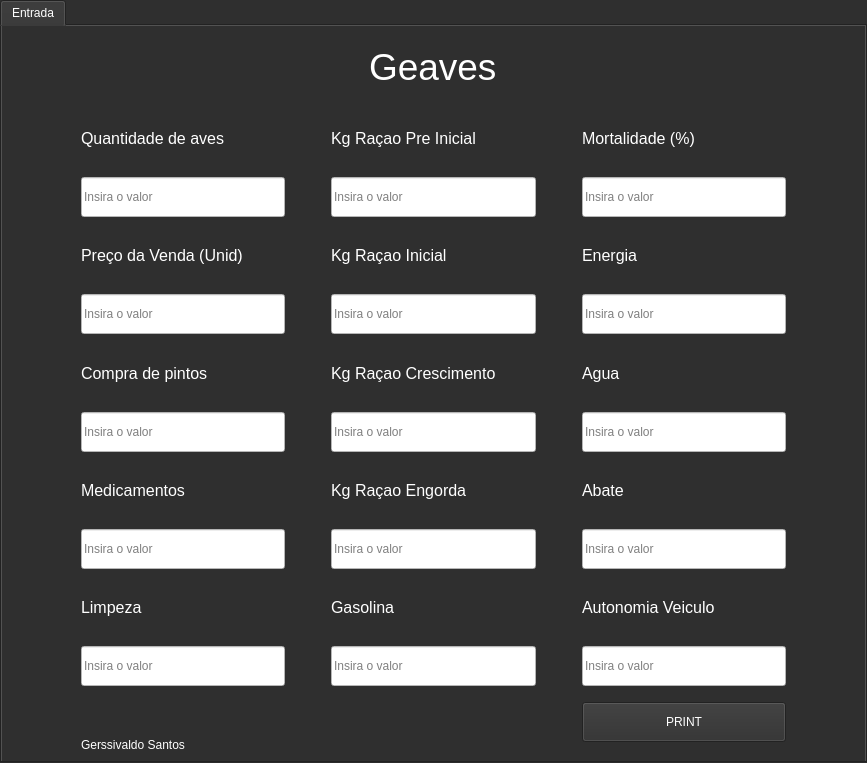
<?xml version="1.0" encoding="UTF-8"?>
<ui version="4.0">
 <class>TabWidget</class>
 <widget class="QTabWidget" name="TabWidget">
  <property name="geometry">
   <rect>
    <x>0</x>
    <y>0</y>
    <width>867</width>
    <height>763</height>
   </rect>
  </property>
  <property name="windowTitle">
   <string>TabWidget</string>
  </property>
  <property name="styleSheet">
   <string notr="true">background-color: rgb(47, 47, 47);
color: rgb(255, 255, 255);</string>
  </property>
  <property name="currentIndex">
   <number>0</number>
  </property>
  <widget class="QWidget" name="main">
   <attribute name="title">
    <string>Entrada</string>
   </attribute>
   <layout class="QGridLayout" name="gridLayout">
    <item row="3" column="6">
     <spacer name="horizontalSpacer_4">
      <property name="orientation">
       <enum>Qt::Horizontal</enum>
      </property>
      <property name="sizeType">
       <enum>QSizePolicy::Preferred</enum>
      </property>
      <property name="sizeHint" stdset="0">
       <size>
        <width>70</width>
        <height>20</height>
       </size>
      </property>
     </spacer>
    </item>
    <item row="11" column="1">
     <widget class="QLineEdit" name="cleaning">
      <property name="minimumSize">
       <size>
        <width>0</width>
        <height>40</height>
       </size>
      </property>
      <property name="styleSheet">
       <string notr="true">color: rgb(0, 0, 0);
background-color: rgb(255, 255, 255);</string>
      </property>
      <property name="placeholderText">
       <string>Insira o valor</string>
      </property>
     </widget>
    </item>
    <item row="5" column="5">
     <widget class="QLineEdit" name="energy">
      <property name="minimumSize">
       <size>
        <width>0</width>
        <height>40</height>
       </size>
      </property>
      <property name="styleSheet">
       <string notr="true">color: rgb(0, 0, 0);
background-color: rgb(255, 255, 255);</string>
      </property>
      <property name="placeholderText">
       <string>Insira o valor</string>
      </property>
     </widget>
    </item>
    <item row="6" column="5">
     <widget class="QLabel" name="label_15">
      <property name="font">
       <font>
        <pointsize>12</pointsize>
       </font>
      </property>
      <property name="styleSheet">
       <string notr="true">color: rgb(255, 255, 255);</string>
      </property>
      <property name="text">
       <string>Agua</string>
      </property>
     </widget>
    </item>
    <item row="4" column="3">
     <widget class="QLabel" name="label_8">
      <property name="font">
       <font>
        <pointsize>12</pointsize>
       </font>
      </property>
      <property name="styleSheet">
       <string notr="true">color: rgb(255, 255, 255);</string>
      </property>
      <property name="text">
       <string>Kg Raçao Inicial</string>
      </property>
     </widget>
    </item>
    <item row="7" column="1">
     <widget class="QLineEdit" name="buy_price">
      <property name="minimumSize">
       <size>
        <width>0</width>
        <height>40</height>
       </size>
      </property>
      <property name="styleSheet">
       <string notr="true">color: rgb(0, 0, 0);
background-color: rgb(255, 255, 255);</string>
      </property>
      <property name="placeholderText">
       <string>Insira o valor</string>
      </property>
     </widget>
    </item>
    <item row="5" column="0">
     <spacer name="horizontalSpacer_2">
      <property name="orientation">
       <enum>Qt::Horizontal</enum>
      </property>
      <property name="sizeType">
       <enum>QSizePolicy::Preferred</enum>
      </property>
      <property name="sizeHint" stdset="0">
       <size>
        <width>70</width>
        <height>40</height>
       </size>
      </property>
     </spacer>
    </item>
    <item row="10" column="1">
     <widget class="QLabel" name="label_7">
      <property name="font">
       <font>
        <pointsize>12</pointsize>
       </font>
      </property>
      <property name="styleSheet">
       <string notr="true">color: rgb(255, 255, 255);</string>
      </property>
      <property name="text">
       <string>Limpeza</string>
      </property>
     </widget>
    </item>
    <item row="10" column="5">
     <widget class="QLabel" name="label_17">
      <property name="font">
       <font>
        <pointsize>12</pointsize>
       </font>
      </property>
      <property name="styleSheet">
       <string notr="true">color: rgb(255, 255, 255);</string>
      </property>
      <property name="text">
       <string>Autonomia Veiculo</string>
      </property>
     </widget>
    </item>
    <item row="11" column="5">
     <widget class="QLineEdit" name="autonomy">
      <property name="minimumSize">
       <size>
        <width>0</width>
        <height>40</height>
       </size>
      </property>
      <property name="styleSheet">
       <string notr="true">color: rgb(0, 0, 0);
background-color: rgb(255, 255, 255);</string>
      </property>
      <property name="placeholderText">
       <string>Insira o valor</string>
      </property>
     </widget>
    </item>
    <item row="6" column="3">
     <widget class="QLabel" name="label_10">
      <property name="font">
       <font>
        <pointsize>12</pointsize>
       </font>
      </property>
      <property name="styleSheet">
       <string notr="true">color: rgb(255, 255, 255);</string>
      </property>
      <property name="text">
       <string>Kg Raçao Crescimento</string>
      </property>
     </widget>
    </item>
    <item row="12" column="1" alignment="Qt::AlignBottom">
     <widget class="QLabel" name="label_9">
      <property name="styleSheet">
       <string notr="true">color: rgb(255, 255, 255);</string>
      </property>
      <property name="text">
       <string>Gerssivaldo Santos</string>
      </property>
     </widget>
    </item>
    <item row="8" column="5">
     <widget class="QLabel" name="label_16">
      <property name="font">
       <font>
        <pointsize>12</pointsize>
       </font>
      </property>
      <property name="styleSheet">
       <string notr="true">color: rgb(255, 255, 255);</string>
      </property>
      <property name="text">
       <string>Abate</string>
      </property>
     </widget>
    </item>
    <item row="5" column="1">
     <widget class="QLineEdit" name="sell_price">
      <property name="minimumSize">
       <size>
        <width>0</width>
        <height>40</height>
       </size>
      </property>
      <property name="styleSheet">
       <string notr="true">color: rgb(0, 0, 0);
background-color: rgb(255, 255, 255);</string>
      </property>
      <property name="placeholderText">
       <string>Insira o valor</string>
      </property>
     </widget>
    </item>
    <item row="8" column="1">
     <widget class="QLabel" name="label_6">
      <property name="font">
       <font>
        <pointsize>12</pointsize>
       </font>
      </property>
      <property name="styleSheet">
       <string notr="true">color: rgb(255, 255, 255);</string>
      </property>
      <property name="text">
       <string>Medicamentos</string>
      </property>
     </widget>
    </item>
    <item row="2" column="5">
     <widget class="QLabel" name="label_13">
      <property name="font">
       <font>
        <pointsize>12</pointsize>
       </font>
      </property>
      <property name="styleSheet">
       <string notr="true">color: rgb(255, 255, 255);</string>
      </property>
      <property name="text">
       <string>Mortalidade (%)</string>
      </property>
     </widget>
    </item>
    <item row="10" column="3">
     <widget class="QLabel" name="label_12">
      <property name="font">
       <font>
        <pointsize>12</pointsize>
       </font>
      </property>
      <property name="styleSheet">
       <string notr="true">color: rgb(255, 255, 255);</string>
      </property>
      <property name="text">
       <string>Gasolina</string>
      </property>
     </widget>
    </item>
    <item row="8" column="3">
     <widget class="QLabel" name="label_11">
      <property name="font">
       <font>
        <pointsize>12</pointsize>
       </font>
      </property>
      <property name="styleSheet">
       <string notr="true">color: rgb(255, 255, 255);</string>
      </property>
      <property name="text">
       <string>Kg Raçao Engorda</string>
      </property>
     </widget>
    </item>
    <item row="11" column="3">
     <widget class="QLineEdit" name="price_fuel">
      <property name="minimumSize">
       <size>
        <width>0</width>
        <height>40</height>
       </size>
      </property>
      <property name="styleSheet">
       <string notr="true">color: rgb(0, 0, 0);
background-color: rgb(255, 255, 255);</string>
      </property>
      <property name="placeholderText">
       <string>Insira o valor</string>
      </property>
     </widget>
    </item>
    <item row="3" column="3">
     <widget class="QLineEdit" name="price_kg_before_initial">
      <property name="minimumSize">
       <size>
        <width>0</width>
        <height>40</height>
       </size>
      </property>
      <property name="styleSheet">
       <string notr="true">color: rgb(0, 0, 0);
background-color: rgb(255, 255, 255);</string>
      </property>
      <property name="placeholderText">
       <string>Insira o valor</string>
      </property>
     </widget>
    </item>
    <item row="3" column="1">
     <widget class="QLineEdit" name="amount_chicken">
      <property name="minimumSize">
       <size>
        <width>0</width>
        <height>40</height>
       </size>
      </property>
      <property name="autoFillBackground">
       <bool>false</bool>
      </property>
      <property name="styleSheet">
       <string notr="true">color: rgb(0, 0, 0);
background-color: rgb(255, 255, 255);</string>
      </property>
      <property name="placeholderText">
       <string>Insira o valor</string>
      </property>
     </widget>
    </item>
    <item row="3" column="4">
     <spacer name="horizontalSpacer_3">
      <property name="orientation">
       <enum>Qt::Horizontal</enum>
      </property>
      <property name="sizeType">
       <enum>QSizePolicy::Preferred</enum>
      </property>
      <property name="sizeHint" stdset="0">
       <size>
        <width>40</width>
        <height>20</height>
       </size>
      </property>
     </spacer>
    </item>
    <item row="2" column="3">
     <widget class="QLabel" name="label_2">
      <property name="font">
       <font>
        <pointsize>12</pointsize>
       </font>
      </property>
      <property name="styleSheet">
       <string notr="true">color: rgb(255, 255, 255);</string>
      </property>
      <property name="text">
       <string>Kg Raçao Pre Inicial</string>
      </property>
     </widget>
    </item>
    <item row="9" column="1">
     <widget class="QLineEdit" name="remedy">
      <property name="minimumSize">
       <size>
        <width>0</width>
        <height>40</height>
       </size>
      </property>
      <property name="styleSheet">
       <string notr="true">color: rgb(0, 0, 0);
background-color: rgb(255, 255, 255);</string>
      </property>
      <property name="placeholderText">
       <string>Insira o valor</string>
      </property>
     </widget>
    </item>
    <item row="3" column="5">
     <widget class="QLineEdit" name="mortality">
      <property name="minimumSize">
       <size>
        <width>0</width>
        <height>40</height>
       </size>
      </property>
      <property name="styleSheet">
       <string notr="true">color: rgb(0, 0, 0);
background-color: rgb(255, 255, 255);</string>
      </property>
      <property name="placeholderText">
       <string>Insira o valor</string>
      </property>
     </widget>
    </item>
    <item row="9" column="3">
     <widget class="QLineEdit" name="price_kg_fattening">
      <property name="minimumSize">
       <size>
        <width>0</width>
        <height>40</height>
       </size>
      </property>
      <property name="styleSheet">
       <string notr="true">color: rgb(0, 0, 0);
background-color: rgb(255, 255, 255);</string>
      </property>
      <property name="placeholderText">
       <string>Insira o valor</string>
      </property>
     </widget>
    </item>
    <item row="9" column="5">
     <widget class="QLineEdit" name="slaughter">
      <property name="minimumSize">
       <size>
        <width>0</width>
        <height>40</height>
       </size>
      </property>
      <property name="styleSheet">
       <string notr="true">color: rgb(0, 0, 0);
background-color: rgb(255, 255, 255);</string>
      </property>
      <property name="placeholderText">
       <string>Insira o valor</string>
      </property>
     </widget>
    </item>
    <item row="5" column="3">
     <widget class="QLineEdit" name="price_kg_initial">
      <property name="minimumSize">
       <size>
        <width>0</width>
        <height>40</height>
       </size>
      </property>
      <property name="styleSheet">
       <string notr="true">color: rgb(0, 0, 0);
background-color: rgb(255, 255, 255);</string>
      </property>
      <property name="placeholderText">
       <string>Insira o valor</string>
      </property>
     </widget>
    </item>
    <item row="5" column="2">
     <spacer name="horizontalSpacer">
      <property name="orientation">
       <enum>Qt::Horizontal</enum>
      </property>
      <property name="sizeType">
       <enum>QSizePolicy::Preferred</enum>
      </property>
      <property name="sizeHint" stdset="0">
       <size>
        <width>40</width>
        <height>20</height>
       </size>
      </property>
     </spacer>
    </item>
    <item row="7" column="3">
     <widget class="QLineEdit" name="price_kg_growth">
      <property name="minimumSize">
       <size>
        <width>0</width>
        <height>40</height>
       </size>
      </property>
      <property name="styleSheet">
       <string notr="true">color: rgb(0, 0, 0);
background-color: rgb(255, 255, 255);</string>
      </property>
      <property name="placeholderText">
       <string>Insira o valor</string>
      </property>
     </widget>
    </item>
    <item row="7" column="5">
     <widget class="QLineEdit" name="water">
      <property name="minimumSize">
       <size>
        <width>0</width>
        <height>40</height>
       </size>
      </property>
      <property name="styleSheet">
       <string notr="true">color: rgb(0, 0, 0);
background-color: rgb(255, 255, 255);</string>
      </property>
      <property name="placeholderText">
       <string>Insira o valor</string>
      </property>
     </widget>
    </item>
    <item row="2" column="1">
     <widget class="QLabel" name="label_3">
      <property name="font">
       <font>
        <pointsize>12</pointsize>
       </font>
      </property>
      <property name="styleSheet">
       <string notr="true">color: rgb(255, 255, 255);</string>
      </property>
      <property name="text">
       <string>Quantidade de aves</string>
      </property>
     </widget>
    </item>
    <item row="6" column="1">
     <widget class="QLabel" name="label_5">
      <property name="font">
       <font>
        <pointsize>12</pointsize>
       </font>
      </property>
      <property name="styleSheet">
       <string notr="true">color: rgb(255, 255, 255);</string>
      </property>
      <property name="text">
       <string>Compra de pintos</string>
      </property>
     </widget>
    </item>
    <item row="0" column="3" alignment="Qt::AlignHCenter|Qt::AlignVCenter">
     <widget class="QLabel" name="label">
      <property name="font">
       <font>
        <pointsize>28</pointsize>
       </font>
      </property>
      <property name="styleSheet">
       <string notr="true">color: rgb(255, 255, 255);</string>
      </property>
      <property name="text">
       <string>Geaves</string>
      </property>
     </widget>
    </item>
    <item row="4" column="5">
     <widget class="QLabel" name="label_14">
      <property name="font">
       <font>
        <pointsize>12</pointsize>
       </font>
      </property>
      <property name="styleSheet">
       <string notr="true">color: rgb(255, 255, 255);</string>
      </property>
      <property name="text">
       <string>Energia</string>
      </property>
     </widget>
    </item>
    <item row="4" column="1">
     <widget class="QLabel" name="label_4">
      <property name="font">
       <font>
        <pointsize>12</pointsize>
       </font>
      </property>
      <property name="styleSheet">
       <string notr="true">color: rgb(255, 255, 255);</string>
      </property>
      <property name="text">
       <string>Preço da Venda (Unid)</string>
      </property>
     </widget>
    </item>
    <item row="12" column="5">
     <widget class="QPushButton" name="print_input">
      <property name="minimumSize">
       <size>
        <width>0</width>
        <height>40</height>
       </size>
      </property>
      <property name="maximumSize">
       <size>
        <width>16777215</width>
        <height>40</height>
       </size>
      </property>
      <property name="text">
       <string>PRINT</string>
      </property>
     </widget>
    </item>
    <item row="12" column="3">
     <spacer name="verticalSpacer">
      <property name="orientation">
       <enum>Qt::Vertical</enum>
      </property>
      <property name="sizeType">
       <enum>QSizePolicy::Minimum</enum>
      </property>
      <property name="sizeHint" stdset="0">
       <size>
        <width>10</width>
        <height>60</height>
       </size>
      </property>
     </spacer>
    </item>
   </layout>
  </widget>
 </widget>
 <resources/>
 <connections/>
</ui>
